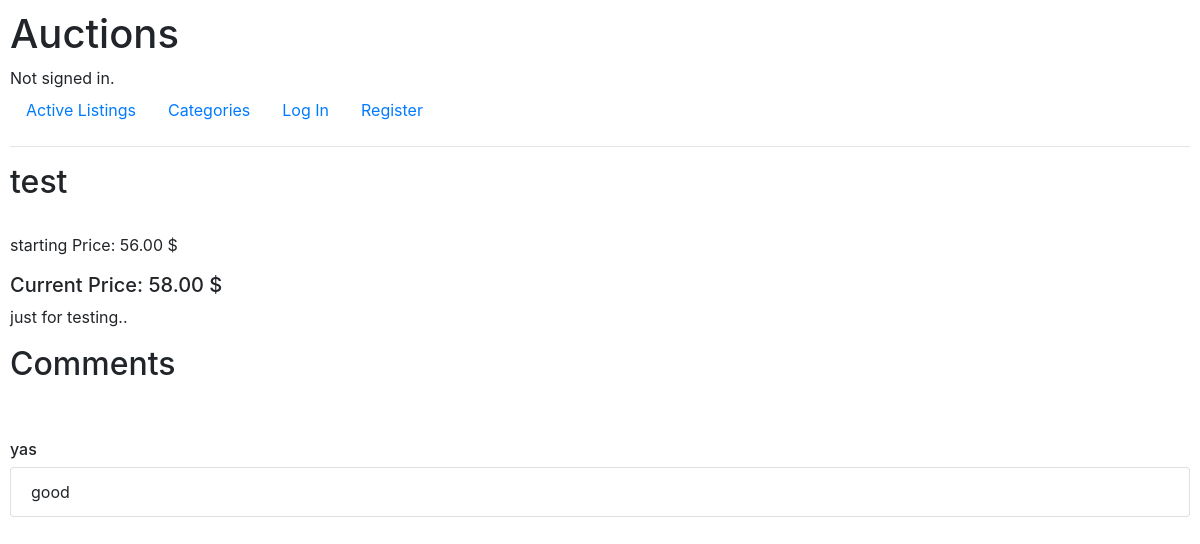
The page /1 on the database its author committed.
### auctions/models.py (models this page shows, shortened)
class Listing(models.Model):
    title = models.CharField(max_length=64)
    description = models.TextField()
    starting_bid = models.ForeignKey(Bid, on_delete=models.CASCADE, blank=True, null=True, related_name="bid")
    current_price = models.DecimalField(max_digits=10, decimal_places=2, default="starting_bid")
    image_url = models.URLField(blank=True, null=True, max_length=4000)
    closed = models.BooleanField(default=False)
    seller = models.ForeignKey(User, on_delete=models.CASCADE, blank=True,null=True, related_name="user")
    category = models.ForeignKey(Category, on_delete=models.CASCADE, blank=True, null=True, related_name="category")
    watchlist = models.ManyToManyField(User, blank=True, null=True, related_name="watchlistuser")

class Bid(models.Model):
    bid_price = models.DecimalField(max_digits=10, decimal_places=2, default="0")
    user = models.ForeignKey(User, on_delete = models.CASCADE)

class Comments(models.Model):
    user = models.ForeignKey(User, on_delete = models.CASCADE, related_name="userscommnet")
    content = models.CharField(max_length=300)
    listing = models.ForeignKey(Listing, on_delete = models.CASCADE, related_name="listingscomment")

class User(AbstractUser):
    pass

### auctions/views.py (the view)
# urls.py: path("<int:listing_id>", views.listing, name = "listing"),
def listing(request, listing_id):
    listing = Listing.objects.get(id=listing_id)
    watchlist = request.user in listing.watchlist.all()
    comments = listing.listingscomment.all()
    isowner = listing.seller.username == request.user.username
    isactive = not listing.closed
    return render(request, "auctions/listingpage.html", {
        "listing": listing,
        "watchlist": watchlist,
        "comments" : comments,
        "isowner" : isowner,
        "isactive" : isactive,
    })

### auctions/templates/auctions/listingpage.html (shortened to what this page needs)
{% extends "auctions/layout.html" %}
{% block body %}
    <h2>{{listing.title}}</h2>
                <br>
                <p>starting Price: {{listing.starting_bid.bid_price}} $</p>
                <h5>Current Price: {{listing.current_price}} $</h5>
                <p> {{listing.description}} </p>
                <div class="text">
                    <h2>Comments</h2>
                    <br>
                    {% for item in comments %}
                        <br>
                        <h6>{{item.user}}</h6>
                        <ul class="list-group">
                        <li class="list-group-item">{{item.content}}</li>
                    {% endfor %}
                </div>
{% endblock %}

### auctions/static/auctions/styles.css (style rules this page uses)
body { padding: 10px; }

### rows shown on the page
Listing: title "test", starting_bid.bid_price "56.00", current_price "58.00", description "just for testing.."
Comments: user "yas", content "good"
